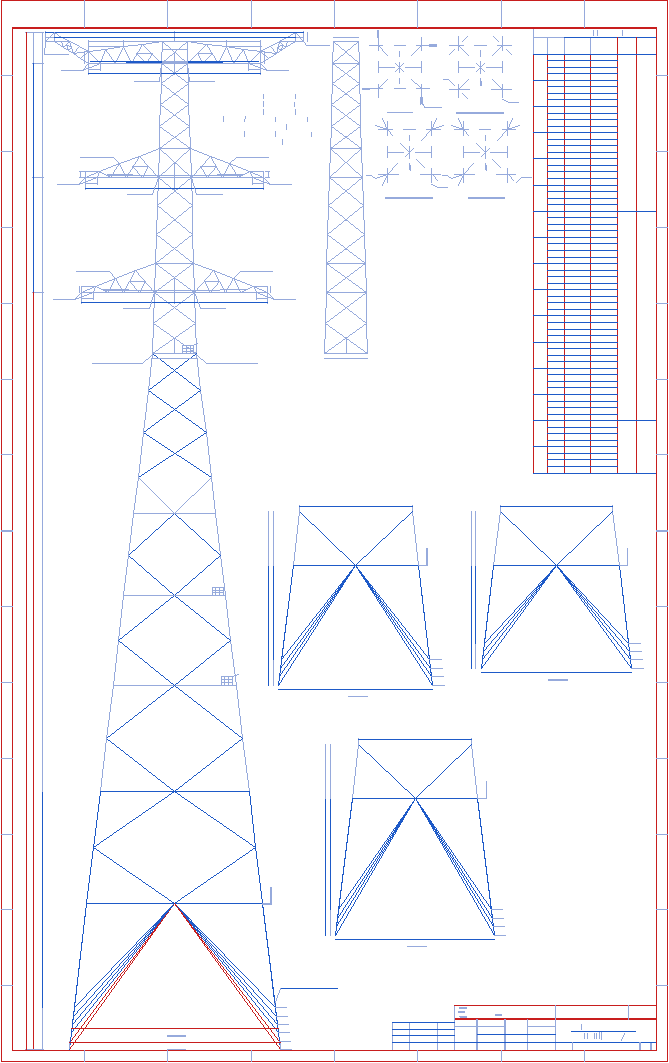

This figure's Python source:
# -*- coding: utf-8 -*-
"""Visualize 001 lines to locate the tower elevation region."""
import json, sys
sys.stdout.reconfigure(encoding='utf-8')
from PIL import Image, ImageDraw

data = json.load(open('demo/data001.json', encoding='utf-8'))
W, H = data['page']
S = 0.28
img = Image.new('RGB', (int(W * S), int(H * S)), 'white')
d = ImageDraw.Draw(img)
def T(p): return (p[0] * S, p[1] * S)
for ln in data['lines']:
    a, b = ln['a'], ln['b']
    L = ((a[0]-b[0])**2 + (a[1]-b[1])**2) ** 0.5
    col = (150, 170, 220) if L < 200 else ((30, 90, 200) if L < 600 else (200, 30, 30))
    d.line([T(a), T(b)], fill=col, width=1)
img.save('demo/p001_lines.png')
print('saved demo/p001_lines.png', img.size)
